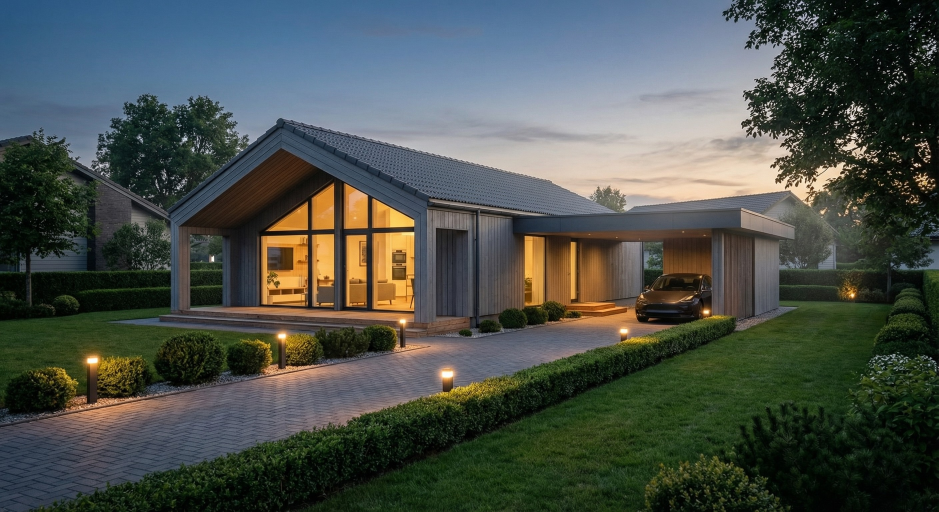
#> input picture assets/src/als-carport-dusk.jpg, 2816 x 1536 px (shown at 1/3 size)
$ python -i focal.py   (imports and definitions only)
#> lines starting #> are read from the running program, lines starting #| are printed output that depends on the picture
#!/usr/bin/env python3
"""Compute a focal point per source image and store it in the manifest.

Magazine rule: a photograph must never be cropped through its subject. We find where the
"content" of the picture actually is — edges and colour, not flat sky, grass or studio white —
and hand that back as an object-position, so every crop keeps the house in frame.
"""
import json, pathlib, math
from PIL import Image, ImageFilter, ImageStat

ROOT = pathlib.Path(__file__).parent
SRC = ROOT / "assets/src"
MAN = ROOT / "assets/manifest.json"
N = 96  # analysis grid

def energy_map(p):
#> called with p = 'assets/src/als-carport-dusk.jpg'
    im = Image.open(p).convert("RGB").resize((N, N), Image.BILINEAR)
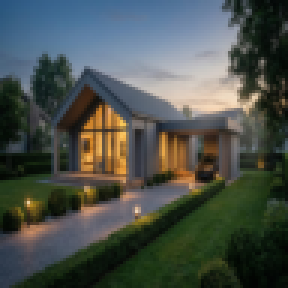
#> im: PIL image 96x96 RGB (shown 3 times larger); mean R, G, B 74.6, 81.2, 75.5
    g = im.convert("L")
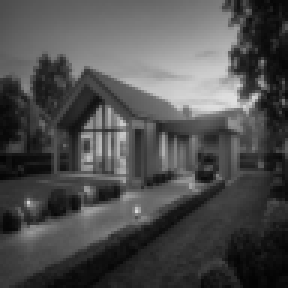
#> g: PIL image 96x96 L (shown 3 times larger); min 3, max 223, mean 78.6
    edges = g.filter(ImageFilter.FIND_EDGES).load()
    px = im.load()
    m = [[0.0] * N for _ in range(N)]
    for y in range(N):
        for x in range(N):
            r, gg, b = px[x, y]
            mx, mn = max(r, gg, b), min(r, gg, b)
            sat = (mx - mn) / 255.0
            lum = (0.299 * r + 0.587 * gg + 0.114 * b) / 255.0
            e = edges[x, y] / 255.0
            # sky / flat-white penalty: bright, low-saturation or blue-dominant flat areas carry no subject
            sky = 1.0
            if lum > 0.70 and sat < 0.30: sky = 0.035          # bright overcast sky, studio white
            elif b > r + 14 and b > gg + 6 and lum > 0.45: sky = 0.07  # blue sky
            elif lum < 0.06: sky = 0.30                       # crushed shadow
            m[y][x] = (e * e * 6.0 + sat * 0.35 + 0.02) * sky
#> after the loop, m = 96 items
    return m

def focal(p):
    m = energy_map(p)
    tot = sum(sum(r) for r in m)
    if tot <= 0: return (50, 50)
    cy = sum((y + .5) * sum(m[y]) for y in range(N)) / tot / N
    cx = sum((x + .5) * sum(m[y][x] for y in range(N)) for x in range(N)) / tot / N
    # pull toward the centre a little so crops stay calm, then clamp
    cx = 0.5 + (cx - 0.5) * 0.92
    cy = 0.5 + (cy - 0.5) * 1.0
    f = lambda v: int(round(max(0.12, min(0.88, v)) * 100))
    return (f(cx), f(cy))

# [12 lines not run here, left out]

>>> result = energy_map('assets/src/als-carport-dusk.jpg')
#> result = 96 items
